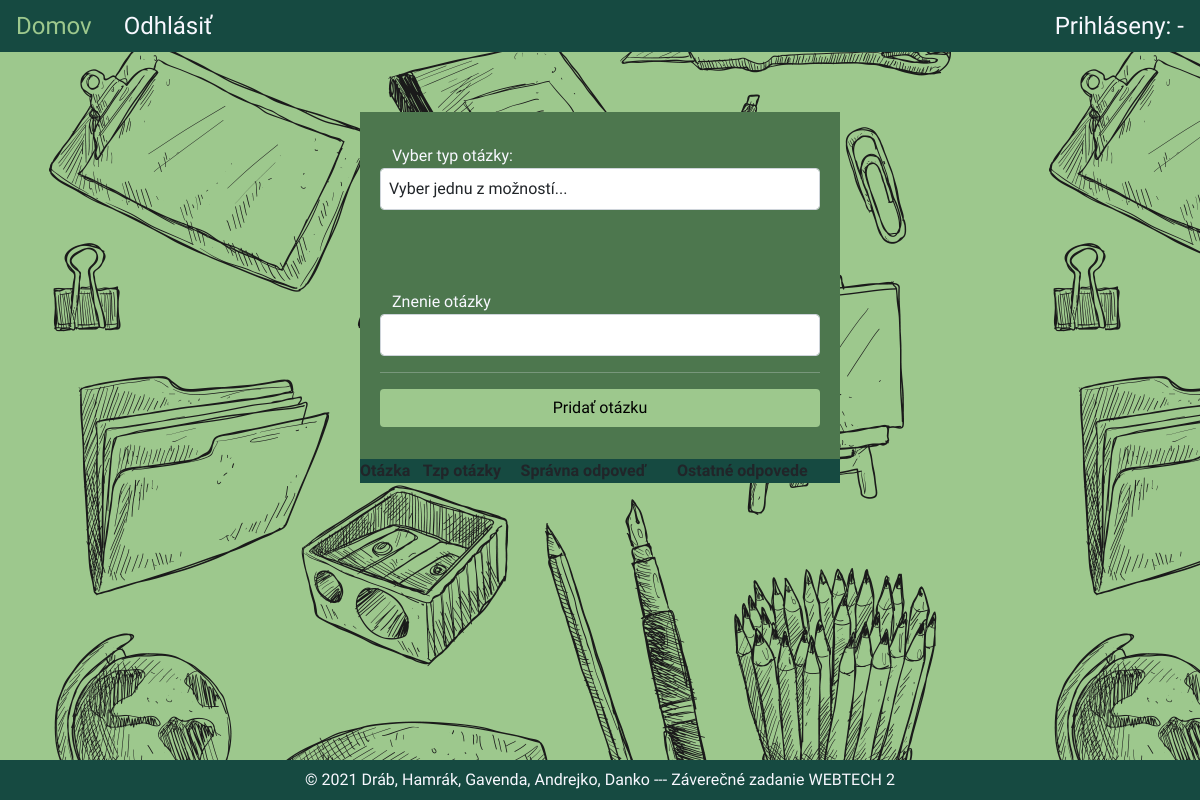
Page /testOverview.php?code=64291 on the earlier database version.
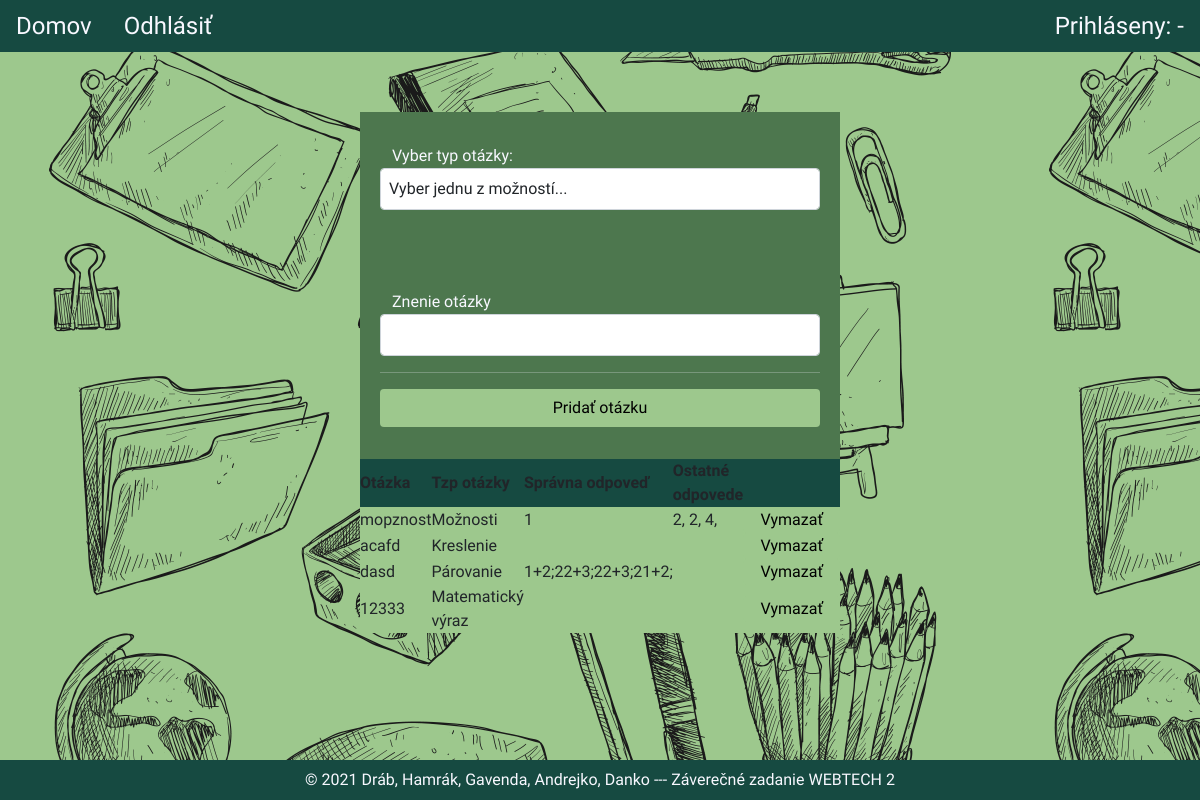
Same page on the later database version.
### tables this page shows
CREATE TABLE `questions` (
  `id` int UNSIGNED NOT NULL,
  `question` varchar(512) NOT NULL,
  `type_id` int NOT NULL,
  `correct_answer_id` varchar(512) DEFAULT NULL,
  `all_answers_id` varchar(512) DEFAULT NULL
);

CREATE TABLE `no_question_type` (
  `id` int UNSIGNED NOT NULL,
  `type` varchar(64) NOT NULL
);

CREATE TABLE `answers` (
  `id` int UNSIGNED NOT NULL,
  `answer` varchar(512) NOT NULL,
  `is_correct` tinyint DEFAULT NULL
);

### testOverview.php (the view, shortened to what the changed rows need)
<?php
$conn = (new Database())->createConnection();
require_once "partials/header.php";
echo getHead('Test |');
echo getHeaderTeacher($_SESSION['name'], $_SESSION['surname'], $_SESSION["loginType"]); ?>
    <div class="container addTest">
        <div class="row">
            <table id="questionsOverview">
                <thead>
                <tr>
                    <td>Otázka</td>
                    <td>Tzp otázky</td>
                    <td>Správna odpoveď</td>
                    <td>Ostatné odpovede</td>
                    <td></td>
                </tr>
                </thead>
                <tbody>
                <?php
                $test = $conn->prepare("select * from tests where code = :code");
                $test->bindParam(':code', $_GET['code']);
                $test->execute();
                $test = $test->fetch();
                if ($test['question_id'] != "") {
                    $question_ids = explode(",", $test['question_id']);
                    $stmGetQuestion = $conn->prepare("SELECT q.*,qt.type FROM questions q
    join no_question_type qt on q.type_id = qt.id
    WHERE q.id = :id");
                    $stmGetAnswer = $conn->prepare("SELECT * FROM answers WHERE id = :id");
                    foreach ($question_ids as $id) {
                        $stmGetQuestion->bindParam(':id', $id);
                        $stmGetQuestion->execute();
                        $question = $stmGetQuestion->fetch();
                        $questionType = $question['type_id'];
                        switch ($questionType) {
                                ?>
                                <?php
                            case "2":
                                $stmGetAnswer->bindParam(':id', $question['correct_answer_id']);
                                $stmGetAnswer->execute();
                                $correctAnswer = $stmGetAnswer->fetch();
                                $otherAnswersIds = explode(",", $question['all_answers_id']);
                                $otherAnswers = array();
                                foreach ($otherAnswersIds as $answerId) {
                                    $stmGetAnswer->bindParam(':id', $answerId);
                                    $stmGetAnswer->execute();
                                    $answer = $stmGetAnswer->fetch();
                                    array_push($otherAnswers, $answer['answer']);
                                }
                                ?>
                                <tr id="<?php echo $question['id']; ?>">
                                    <td><?php echo $question['question']; ?></td>
                                    <td><?php echo $question['type']; ?></td>
                                    <td><?php echo $correctAnswer['answer']; ?></td>
                                    <td><?php foreach ($otherAnswers as $answer) {
                                            echo $answer . ', ';
                                        } ?></td>
                                    <td><input type="button" class="btn btn-login btn-table" value="Vymazať" onclick="deleteQuestion()"></td>
                                </tr>
                                <?php
                                break;
                            case "3":
                                $stmGetAnswer->bindParam(':id', $question['correct_answer_id']);
                                $stmGetAnswer->execute();
                                $correctAnswer = $stmGetAnswer->fetch();
                                $arrPairs = explode("&", $correctAnswer['answer']);
                                $matches = explode("~", $arrPairs[0]);
                                $answers = explode("~", $arrPairs[1]);
                                ?>
                                <tr id="<?php echo $question['id']; ?>">
                                    <td><?php echo $question['question']; ?></td>
                                    <td><?php echo $question['type']; ?></td>
                                    <td><?php for ($i = 0; $i < sizeof($matches); $i++) echo $matches[$i] . '+' . $answers[$i] . ';'; ?></td>
                                    <td><?php ?></td>
                                    <td><input type="button" class="btn btn-login btn-table" value="Vymazať" onclick="deleteQuestion()"></td>
                                </tr>
                                <?php
                                break;
                            case "4":
                            case "5":
                                ?>
                                <tr id="<?php echo $question['id']; ?>">
                                    <td><?php echo $question['question']; ?></td>
                                    <td><?php echo $question['type']; ?></td>
                                    <td><?php ?></td>
                                    <td><?php ?></td>
                                    <td><input type="button" class="btn btn-login btn-table" value="Vymazať" onclick="deleteQuestion()"></td>
                                </tr>
                                <?php
                                break;
                        }
                    }
                }
                ?>
                </tbody>
            </table>
        </div>
    </div>
<?php echo getFooter(); ?>

### partials/header.php (shortened to what the changed rows need)
<?php
function getHead($pageTitle)
{
    return <<<HTML
<!doctype html>
<html lang="en">
<head>
    <meta charset="UTF-8">
    <meta name="viewport"
          content="width=device-width, user-scalable=no, initial-scale=1.0, maximum-scale=1.0, minimum-scale=1.0">
    <meta http-equiv="X-UA-Compatible" content="ie=edge">
    <title>{$pageTitle}</title>
    <script src="https://ajax.googleapis.com/ajax/libs/jquery/3.5.1/jquery.min.js"></script>
    <script src="https://cdnjs.cloudflare.com/ajax/libs/jsPlumb/2.15.5/js/jsplumb.min.js"></script>
    <link href="https://cdn.jsdelivr.net/npm/bootstrap@5.0.0/dist/css/bootstrap.min.css" rel="stylesheet">
    <script src="https://cdn.jsdelivr.net/npm/bootstrap@5.0.0/dist/js/bootstrap.bundle.min.js"></script>
    <script src="//cdn.datatables.net/1.10.24/js/jquery.dataTables.min.js"></script>
    <link rel="stylesheet" href="//cdn.datatables.net/1.10.24/css/jquery.dataTables.min.css">
    <script src="assets/js/script.js"></script>
    <link rel="stylesheet" href="assets/css/style.css">
    <link rel="stylesheet" href="assets/css/partials/margins.css">
    <link href="https://fonts.googleapis.com/css?family=Quicksand:300,500" rel="stylesheet">
    <script src="assets/drawingboard.js-master/dist/drawingboard.js"></script>
    <link rel="stylesheet" type="text/css" href="assets/drawingboard.js-master/dist/drawingboard.css">
    <link rel="stylesheet" type="text/css" href="https://cdnjs.cloudflare.com/ajax/libs/mathquill/0.10.1/mathquill.min.css">
    <script src="https://cdnjs.cloudflare.com/ajax/libs/mathquill/0.10.1/mathquill.min.js" type="text/javascript"></script>
</head>
<body>
HTML;
}
function getHeaderTeacher($name, $surname, $typeLogin){
    return <<<HTML
<header>
    <ul class="nav">
        <li class="nav-item">
            <a class="nav-link active" aria-current="page" href="domov.php">Domov</a>
        </li>
        <li class="nav-item">
            <a class="nav-link" href="logout.php">Odhlásiť</a>
        </li>
    </ul>
    <ul class="nav">
        <li class="nav-item navRight">
            <span id="noHover" class="nav-link"><b>Prihláseny:</b> $name $surname - $typeLogin</span>
        </li>
    </ul>
</header>
HTML;
}
function getFooter(){
    return <<<HTMl
<footer>
    <span>&copy; 2021 Dráb, Hamrák, Gavenda, Andrejko, Danko  ---  Záverečné zadanie WEBTECH 2</span>
</footer>
</body>
</html>
HTMl;
}

Differences in the rows shown:
added questions: question "mopznost", no_question_type.type "Možnosti", answers.answer "1", answer "2", answer "4"
added questions: question "acafd", no_question_type.type "Kreslenie"
added questions: question "dasd", no_question_type.type "Párovanie", answers.answer "1", answers.answer "2", answers.answer "22", answers.answer "3", answers.answer "21"
added questions: question "12333", no_question_type.type "Matematický výraz"
